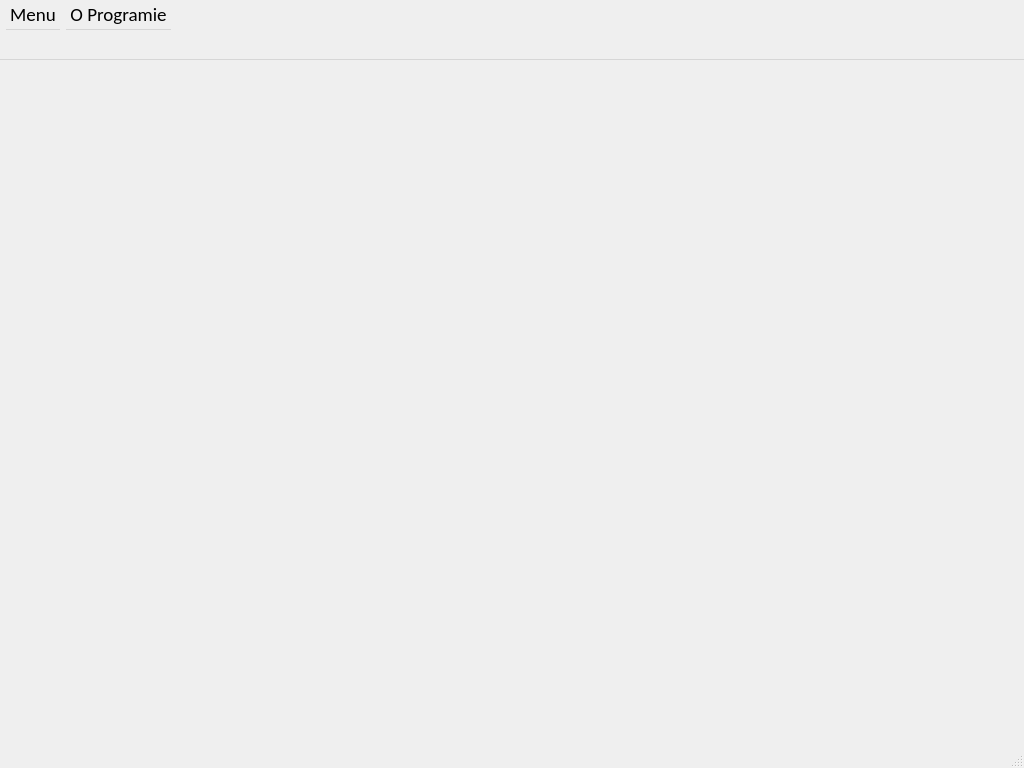
<?xml version="1.0" encoding="UTF-8"?>
<ui version="4.0">
 <class>MainWindow</class>
 <widget class="QMainWindow" name="MainWindow">
  <property name="geometry">
   <rect>
    <x>0</x>
    <y>0</y>
    <width>1024</width>
    <height>768</height>
   </rect>
  </property>
  <property name="minimumSize">
   <size>
    <width>1024</width>
    <height>768</height>
   </size>
  </property>
  <property name="font">
   <font>
    <family>Calibri</family>
    <pointsize>14</pointsize>
   </font>
  </property>
  <property name="windowTitle">
   <string>MainWindow</string>
  </property>
  <widget class="QWidget" name="centralwidget"/>
  <widget class="QMenuBar" name="menubar">
   <property name="geometry">
    <rect>
     <x>0</x>
     <y>0</y>
     <width>1024</width>
     <height>60</height>
    </rect>
   </property>
   <property name="minimumSize">
    <size>
     <width>0</width>
     <height>60</height>
    </size>
   </property>
   <widget class="QMenu" name="menuMenu">
    <property name="minimumSize">
     <size>
      <width>0</width>
      <height>60</height>
     </size>
    </property>
    <property name="title">
     <string>Menu</string>
    </property>
    <addaction name="separator"/>
    <addaction name="actionMenuToolBox"/>
    <addaction name="separator"/>
    <addaction name="actionMenuMain"/>
   </widget>
   <widget class="QMenu" name="menuO_Programie">
    <property name="title">
     <string>O Programie</string>
    </property>
   </widget>
   <addaction name="menuMenu"/>
   <addaction name="menuO_Programie"/>
  </widget>
  <widget class="QStatusBar" name="statusbar"/>
  <action name="actionMenuToolBox">
   <property name="text">
    <string>Ładuj ToolBox</string>
   </property>
  </action>
  <action name="actionMenuMain">
   <property name="text">
    <string>Ładuj Main</string>
   </property>
  </action>
 </widget>
 <resources/>
 <connections/>
</ui>
